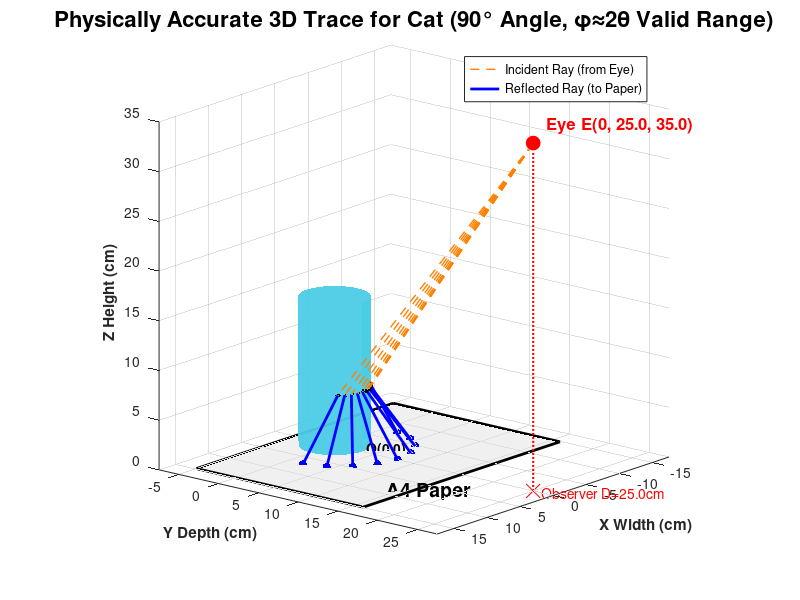

This chart was generated by the following MATLAB code:
function render_3D_cat_system()
    % 注：角跨度从 120° 调整为 90°，使其落入角度放大效应（φ≈2θ）的线性适用范围
    % 详见论文 3.6 节

    % 1. 小猫专属物理参数
    R = 3.5; D = 25.0; zE = 35.0; H = 15.0;
    z_min = 0.2; z_max = 9.0;
    theta_max = pi / 2;        % 90度张角（角度放大效应适用范围内）
    
    figure('Color', 'white', 'Position', [100, 100, 1000, 800]);
    hold on; grid on; view(3);
    
    % 2. 绘制 A4 纸平面 (Y轴范围: -5.0 到 16.0)
    paper_x = [-14.85, 14.85, 14.85, -14.85];
    paper_y = [-5.0, -5.0, 16.0, 16.0];
    paper_z = [0, 0, 0, 0];
    fill3(paper_x, paper_y, paper_z, [0.9 0.9 0.9], 'FaceAlpha', 0.6, 'EdgeColor', 'k', 'LineWidth', 2);
    text(9, 14, 0, 'A4 Paper', 'FontSize', 14, 'FontWeight', 'bold');
    
    % 3. 绘制实体不透明圆柱体 (灰色/青色表现实体)
    [THETA_CYL, Z_CYL] = meshgrid(linspace(0, 2*pi, 60), linspace(0, H, 50));
    X_CYL = R .* sin(THETA_CYL);
    Y_CYL = R .* cos(THETA_CYL);
    % 设为不透明
    surf(X_CYL, Y_CYL, Z_CYL, 'FaceColor', [0.3 0.8 0.9], 'EdgeColor', 'none', 'FaceAlpha', 0.95);
    
    plot3(0, 0, 0, 'k+', 'MarkerSize', 12, 'LineWidth', 2);
    text(2, 0, 0, 'Origin O(0,0)', 'FontSize', 10, 'FontWeight', 'bold');
    
    % 4. 绘制观察者眼点 E (在 +Y 区域，满足实心反射)
    eye_x = 0; eye_y = D; eye_z = zE;
    plot3(eye_x, eye_y, eye_z, 'ro', 'MarkerSize', 10, 'MarkerFaceColor', 'r');
    
    text(eye_x, eye_y + 1, eye_z + 2, sprintf(' Eye E(0, %.1f, %.1f)', D, zE), ...
        'FontSize', 12, 'Color', 'r', 'FontWeight', 'bold');
    
    % 辅助线与地面位置
    plot3([eye_x, eye_x], [eye_y, eye_y], [0, eye_z], 'r:', 'LineWidth', 1.5);
    plot3(eye_x, eye_y, 0, 'rx', 'MarkerSize', 10);
    text(eye_x, eye_y + 1, 0, sprintf('Observer D=%.1fcm', D), 'Color', 'r');
    
    % 5. 追踪同侧反射光线 (小猫 90°)
    thetas = linspace(-theta_max/2, theta_max/2, 9); % 采样 9 条线以表现 90° 的扇面
    mz = 6.0; % 采样高度
    
    for i = 1:length(thetas)
        th = thetas(i);
        % 击中圆柱的前表面 M
        mx = R * sin(th);
        my = R * cos(th);
        
        alpha = (zE - 2*mz) / (zE - mz);
        beta = mz / (zE - mz);
        rho = sqrt((alpha.*R).^2 + (beta.*D).^2 + 2.*alpha.*beta.*R.*D.*cos(th));
        y_term = alpha.*R.*sin(th) + beta.*D.*sin(2.*th);
        x_term = alpha.*R.*cos(th) + beta.*D.*cos(2.*th);
        phi = atan2(y_term, x_term);
        
        px = rho * sin(phi);
        py = rho * cos(phi); % 投影在 +Y
        pz = 0;
        
        % 画视线 (虚线)
        h1 = plot3([eye_x, mx], [eye_y, my], [eye_z, mz], '--', 'Color', [1, 0.5, 0], 'LineWidth', 1);
        % 画投影反射线 (实线)
        h2 = plot3([mx, px], [my, py], [mz, pz], '-', 'Color', 'b', 'LineWidth', 2);
        
        plot3(mx, my, mz, 'k.', 'MarkerSize', 12);
        plot3(px, py, pz, 'b.', 'MarkerSize', 18);
    end
    
    % 6. 设置与美化
    xlabel('X Width (cm)', 'FontWeight', 'bold');
    ylabel('Y Depth (cm)', 'FontWeight', 'bold');
    zlabel('Z Height (cm)', 'FontWeight', 'bold');
    title('Physically Accurate 3D Trace for Cat (90° Angle, φ≈2θ Valid Range)', 'FontSize', 16);
    
    legend([h1, h2], {'Incident Ray (from Eye)', 'Reflected Ray (to Paper)'}, 'Location', 'northeast');
    
    axis equal; 
    % 摄像机机位：侧上方，清晰展示折线关系和极宽的扇面覆盖
    set(gca, 'CameraPosition', [60, 60, 40]); 
end
